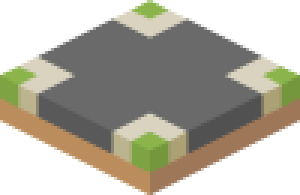
#> input picture examples/tidewater-market/assets/src/kenney/crossroad.png, 100 x 65 px, given in place of grass.png, which was not available (shown 3 times larger)
$ python make_atlas.py
#> lines starting #> are read from the running program, lines starting #| are printed output that depends on the picture; pictures that were not available may be replaced by others from this repository, and a replacement may not be noted
#!/usr/bin/env python3
"""Packs every picture the map draws into ONE atlas (assets/atlas.png) and writes data/atlas.json.

Why one texture: the renderer batches sprites that share a texture, so a map of 1600 tiles is a handful of draw calls
with one atlas and thousands when two textures alternate (see ENGINE_FEEDBACK.json).

Inputs
  assets/src/kenney/*.png   Kenney "Isometric Roads" (CC0): terrain tiles, road pieces and trees, imported with assets.import.
  this file                 the placeholder art drawn by hand: the buildings (4 rotations each), the rock tile, the goods icons, the walkers (2 kinds x 4 directions).
Outputs
  assets/atlas.png          the atlas.
  data/atlas.json           name -> { rect: [x, y, w, h] in atlas pixels (top-left origin), pivot: [px, py] for Sprite.pivot (+Y up) }.

Run from the project folder:  python3 assets/src/make_atlas.py   (needs Pillow). Deterministic: same bytes every run.
Everything drawn here is original placeholder art (CC0); P7 replaces it with finished art under the same frame names.
"""
import json
import os
import sys

from PIL import Image, ImageDraw

HERE = os.path.dirname(os.path.abspath(__file__))
PROJECT = os.path.normpath(os.path.join(HERE, "..", ".."))
KENNEY = os.path.join(HERE, "kenney")
SS = 4  # supersampling for the drawn art

# ---- building art -----------------------------------------------------------------------------------------------
# A building of w x h cells is drawn in an image (w + h) * 50 wide whose bottom vertex of the ground diamond is at
# (w * 50, height): the sprite pivot is [w / (w + h), 0] and the entity sits on that vertex (see scripts/game/iso.js).
# 3D point (u, v, z): u along +c (towards the lower right), v along +r (towards the lower left), z up in pixels.


def shade(col, k):
    return tuple(max(0, min(255, int(c * k))) for c in col[:3]) + ((col[3],) if len(col) > 3 else (255,))


class Canvas:
    # [12 lines left out: functions __init__, p, not called in this run]

    def poly(self, pts, col, depth, outline=None):
        self.faces.append((depth, [self.p(*q) for q in pts], col, outline))

    # [7 lines left out: function box, not called in this run]

    def flat(self, u0, v0, u1, v1, z, col, depth=None):
        self.poly([(u0, v0, z), (u1, v0, z), (u1, v1, z), (u0, v1, z)], col, (u0 + u1 + v0 + v1) / 2 - 0.5 if depth is None else depth)

    # [53 lines left out: functions hip, face_quad, render, facing_door, windows, not called in this run]


WALL = (232, 214, 170, 255)
TIMBER = (172, 122, 78, 255)
STONE = (150, 150, 156, 255)
RED = (184, 78, 58, 255)
BLUE = (70, 112, 160, 255)
ORANGE = (222, 140, 60, 255)
THATCH = (205, 170, 90, 255)
SLATE = (96, 104, 120, 255)
GREEN = (110, 160, 70, 255)
FIELD1 = (146, 170, 70, 255)
FIELD2 = (126, 152, 58, 255)


# [160 lines left out: functions draw_house, draw_farm, draw_dock, draw_lumber, draw_quarry, draw_sawmill and 7 more, not called in this run]


BUILDERS = {
    "pier": draw_pier,
    "house": draw_house, "farm": draw_farm, "fisher_dock": draw_dock, "lumber_camp": draw_lumber, "quarry": draw_quarry,
    "sawmill": draw_sawmill, "mill": draw_mill, "bakery": draw_bakery, "smokehouse": draw_smokehouse,
    "workshop": draw_workshop, "warehouse": draw_warehouse, "market": draw_market,
}
# base footprint (cells along c, cells along r) at rotation 0; odd rotations swap them. Kept in sync with data/buildings.json
# by the data validator (it fails when a building has no frames here).
SIZES = {"house": (1, 1), "farm": (2, 2), "fisher_dock": (2, 1), "lumber_camp": (2, 2), "quarry": (2, 2),
         "sawmill": (2, 2), "mill": (2, 2), "bakery": (2, 2), "smokehouse": (2, 2), "workshop": (2, 2), "warehouse": (3, 2),
         "market": (3, 2), "pier": (3, 1)}
HEIGHTS = {"house": 52, "farm": 44, "fisher_dock": 50, "lumber_camp": 40, "quarry": 54, "sawmill": 46, "bakery": 80,
           "workshop": 84, "warehouse": 70, "market": 56, "mill": 100, "smokehouse": 96, "pier": 24}


# [76 lines left out: functions draw_building, icon, not called in this run]


# ---- ships (P5) -------------------------------------------------------------------------------------------------
# A ship is 140 x 96 px, pivot at the bottom middle (the waterline centre). heading 0..3 as the walkers: 0 = +c (sails towards
# the lower right), 1 = +r (lower left), 2 = -c, 3 = -r. The three classes differ in size, hull and sail colours.
SHIP_CLASSES = {
    # name: (length in cells, hull colour, sail colour, masts)
    "skiff": (0.9, (150, 106, 68, 255), (236, 230, 210, 255), 1),
    "cog": (1.3, (118, 80, 52, 255), (222, 214, 190, 255), 2),
    "carrack": (1.7, (96, 62, 44, 255), (190, 60, 56, 255), 3),
}


# [74 lines left out: functions ship, walker, not called in this run]


# ---- Kenney pieces ----------------------------------------------------------------------------------------------


def kenney(name):
#> called with name = 'grass'
    return Image.open(os.path.join(KENNEY, name + ".png")).convert("RGBA")
#> returned value is the input picture: PIL image 100x65 RGBA; mean R, G, B, A 85.3, 81.6, 68.7, 156.8
#> call 2 of kenney, with name = 'beach'
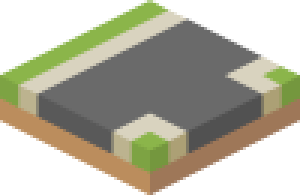
#> input picture examples/tidewater-market/assets/src/kenney/crossroadESW.png, 100 x 65 px, given in place of beach.png, which was not available (shown 3 times larger)
#> in kenney, returned value is the input picture: PIL image 100x65 RGBA; mean R, G, B, A 87.8, 85.7, 68.3, 156.8


def rock_tile():
    """The rock terrain: the grass tile recoloured to grey stone with a few boulders on top (original art)."""
    im = kenney("grass")
    px = im.load()
    for y in range(im.height):
        for x in range(im.width):
            r, g, b, a = px[x, y]
            if a and g > r + 8 and g > b + 8:  # the green top and sides
                lum = int(0.45 * r + 0.45 * g + 0.1 * b)
                top = y < 52 and g > 150
                px[x, y] = (lum + (14 if top else -6), lum + (14 if top else -6), lum + (20 if top else -2), a)
    big = im.resize((im.width * SS, im.height * SS), Image.NEAREST)
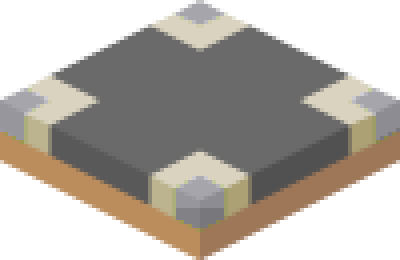
#> big: PIL image 400x260 RGBA; mean R, G, B, A 86.5, 80.8, 73.5, 156.8; transparent parts drawn white
    d = ImageDraw.Draw(big)
    for (cx, cy, rx, ry, c) in [(38, 24, 11, 6, (150, 150, 156, 255)), (60, 28, 8, 5, (128, 128, 134, 255)), (50, 18, 6, 4, (170, 170, 176, 255))]:
        d.ellipse([(cx - rx) * SS, (cy - ry) * SS, (cx + rx) * SS, (cy + ry) * SS], fill=c, outline=shade(c, 0.6), width=SS)
        d.ellipse([(cx - rx * 0.5) * SS, (cy - ry * 0.9) * SS, (cx + rx * 0.2) * SS, (cy - ry * 0.2) * SS], fill=shade(c, 1.2))
    return big.resize(im.size, Image.LANCZOS)
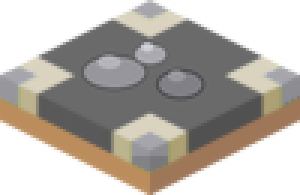
#> returned value: PIL image 100x65 RGBA (shown 3 times larger); mean R, G, B, A 94.2, 86.1, 78.2, 156.8; transparent parts drawn white


# road piece for each mask of road neighbours: N = -c (up-left), E = -r (up-right), S = +c (down-right), W = +r (down-left)
N, E, S, W = 1, 2, 4, 8
ROAD_PIECE = {
    0: "road", N: "roadNS", S: "roadNS", N | S: "roadNS", E: "roadEW", W: "roadEW", E | W: "roadEW",
    N | E: "roadNE", E | S: "roadES", S | W: "roadSW", W | N: "roadNW",
    N | E | S: "crossroadNES", E | S | W: "crossroadESW", N | S | W: "crossroadNSW", N | E | W: "crossroadNEW",
    N | E | S | W: "crossroad",
}
WALKER_KINDS = ["villager", "carrier"]
GOODS = ["fish", "grain", "wood", "stone", "planks", "bread", "tools", "flour", "smoked_fish", "pop"]
EXTRA_ICONS = ["star", "ship"]


def main():
    items = []  # (frame name, image, pivot as (fx, fy) from the bottom-left, fy up)

    def add(name, im, pivot):
        items.append((name, im, pivot))

    def ground(name, im):
        # a ground tile is 100 x 65 (water 100 x 58): the top diamond is 100 x 50 at the top of the picture
        add(name, im, (0.5, 1 - 25 / im.height))

    ground("terrain.grass", kenney("grass"))
    ground("terrain.sand", kenney("beach"))
    ground("terrain.water", kenney("water"))
    ground("terrain.rock", rock_tile())
    for piece in sorted(set(ROAD_PIECE.values())):
        ground("road." + piece, kenney(piece))
    for i, t in enumerate(["coniferTall", "coniferShort", "coniferAltTall", "coniferAltShort", "treeTall", "treeShort"]):
        im = kenney(t)
        add("tree.%d" % i, im, (0.5, 0.0))
    for bid in BUILDERS:
        for rot in range(4):
            im, w, h = draw_building(bid, rot)
            add("building.%s.%d" % (bid, rot), im, (w / (w + h), 0.0))
    for g in GOODS + ["coin"] + EXTRA_ICONS:
        add("icon." + g, icon(g), (0.5, 0.5))
    for cls in SHIP_CLASSES:
        for heading in range(4):
            add("ship.%s.%d" % (cls, heading), ship(cls, heading), (0.5, 22 / 96))
    for kind in WALKER_KINDS:
        for direction in range(4):
            add("walker.%s.%d" % (kind, direction), walker(kind, direction), (0.5, 0.0))

    # shelf packing, tallest first, in a 2048 wide atlas with a 2 px gutter of transparent pixels
    gutter = 2
    order = sorted(range(len(items)), key=lambda i: (-items[i][1].height, items[i][0]))
    width = 2048
    x = y = row_h = 0
    placed = {}
    for i in order:
        name, im, pivot = items[i]
        if x + im.width + gutter > width:
            x, y, row_h = 0, y + row_h + gutter, 0
        placed[name] = (x + gutter // 2 + 0, y + gutter // 2 + 0)
        x += im.width + gutter
        row_h = max(row_h, im.height + gutter)
    atlas_h = y + row_h + gutter
    h = 1
    while h < atlas_h:
        h *= 2
    atlas = Image.new("RGBA", (width, h), (0, 0, 0, 0))
    frames = {}
    for name, im, pivot in items:
        px, py = placed[name]
        atlas.paste(im, (px, py))
        frames[name] = {"rect": [px, py, im.width, im.height], "pivot": [round(pivot[0], 4), round(pivot[1], 4)]}
    out_png = os.path.join(PROJECT, "assets", "atlas.png")
    atlas.save(out_png, optimize=True)
    data = {
        "$comment": "Generated by assets/src/make_atlas.py - do not edit. rect = [x, y, w, h] in atlas pixels (top-left origin); "
                    "pivot = Sprite.pivot (+Y up) that puts the frame's anchor (ground diamond centre, tree foot, building's bottom vertex) on the entity.",
        "texture": "assets/atlas.png",
        "size": [width, h],
        "roadFrames": {str(k): "road." + ROAD_PIECE[k] for k in sorted(ROAD_PIECE)},
        "frames": frames,
    }
    with open(os.path.join(PROJECT, "data", "atlas.json"), "w") as f:
        json.dump(data, f, indent=1, sort_keys=False)
        f.write("\n")
    print("atlas %dx%d, %d frames" % (width, h, len(frames)))


if __name__ == "__main__":
    os.makedirs(os.path.join(PROJECT, "data"), exist_ok=True)
#> (the run stopped early here; a loop or call above may not have finished)
